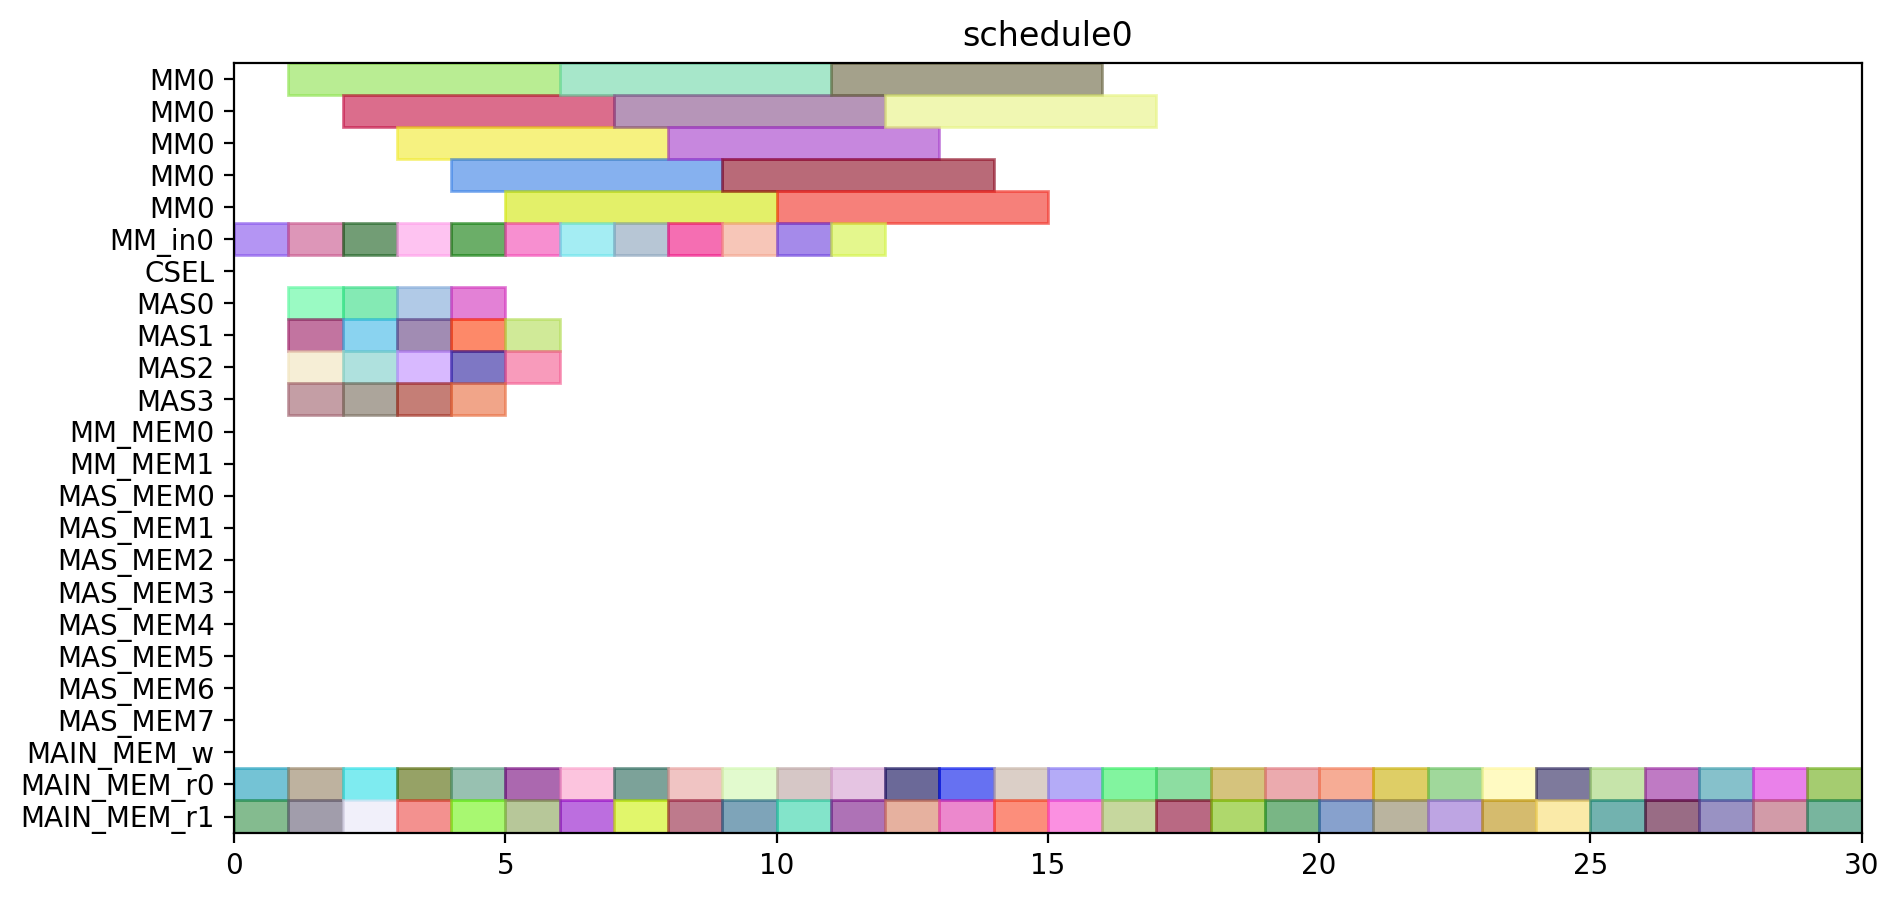

This figure's Python source:
from pyschedule import Scenario, solvers, plotters, alt


def solve():
	horizon = 90
	S = Scenario("schedule0", horizon=horizon)

	# resource
	MM = S.Resources('MM', num=1, size=5)
	MM_in = S.Resources('MM_in', num=1)
	CSEL = S.Resource('CSEL')
	MAS = S.Resources('MAS', num=4, size=1, periods=range(1, horizon))
	MM_MEM = S.Resources('MM_MEM', num=2)
	MAS_MEM = S.Resources('MAS_MEM', num=8)
	MAIN_MEM_w = S.Resource('MAIN_MEM_w', size=1)
	MAIN_MEM_r = S.Resources('MAIN_MEM_r', num=2)

	# result of previous scheduling

	# new tasks
	T1_t0 = S.Task('T1_t0', length=1, delay_cost=1)
	T1_t0 += alt(MAS)

	T1_t0_mem0 = S.Task('T1_t0_mem0', length=1, delay_cost=1)
	T1_t0_mem0 += MAIN_MEM_r[0]
	T1_t0_mem1 = S.Task('T1_t0_mem1', length=1, delay_cost=1)
	T1_t0_mem1 += MAIN_MEM_r[1]
	T1_t1 = S.Task('T1_t1', length=1, delay_cost=1)
	T1_t1 += alt(MAS)

	T1_t1_mem0 = S.Task('T1_t1_mem0', length=1, delay_cost=1)
	T1_t1_mem0 += MAIN_MEM_r[0]
	T1_t1_mem1 = S.Task('T1_t1_mem1', length=1, delay_cost=1)
	T1_t1_mem1 += MAIN_MEM_r[1]
	T1_t3_in = S.Task('T1_t3_in', length=1, delay_cost=1)
	T1_t3_in += alt(MM_in)
	T1_t3 = S.Task('T1_t3', length=5, delay_cost=1)
	T1_t3 += alt(MM)
	S += T1_t3>=T1_t3_in

	T1_t3_mem0 = S.Task('T1_t3_mem0', length=1, delay_cost=1)
	T1_t3_mem0 += MAIN_MEM_r[0]
	T1_t3_mem1 = S.Task('T1_t3_mem1', length=1, delay_cost=1)
	T1_t3_mem1 += MAIN_MEM_r[1]
	T2_t0_in = S.Task('T2_t0_in', length=1, delay_cost=1)
	T2_t0_in += alt(MM_in)
	T2_t0 = S.Task('T2_t0', length=5, delay_cost=1)
	T2_t0 += alt(MM)
	S += T2_t0>=T2_t0_in

	T2_t0_mem0 = S.Task('T2_t0_mem0', length=1, delay_cost=1)
	T2_t0_mem0 += MAIN_MEM_r[0]
	T2_t0_mem1 = S.Task('T2_t0_mem1', length=1, delay_cost=1)
	T2_t0_mem1 += MAIN_MEM_r[1]
	T2_t1_in = S.Task('T2_t1_in', length=1, delay_cost=1)
	T2_t1_in += alt(MM_in)
	T2_t1 = S.Task('T2_t1', length=5, delay_cost=1)
	T2_t1 += alt(MM)
	S += T2_t1>=T2_t1_in

	T2_t1_mem0 = S.Task('T2_t1_mem0', length=1, delay_cost=1)
	T2_t1_mem0 += MAIN_MEM_r[0]
	T2_t1_mem1 = S.Task('T2_t1_mem1', length=1, delay_cost=1)
	T2_t1_mem1 += MAIN_MEM_r[1]
	T2_t2 = S.Task('T2_t2', length=1, delay_cost=1)
	T2_t2 += alt(MAS)

	T2_t2_mem0 = S.Task('T2_t2_mem0', length=1, delay_cost=1)
	T2_t2_mem0 += MAIN_MEM_r[0]
	T2_t2_mem1 = S.Task('T2_t2_mem1', length=1, delay_cost=1)
	T2_t2_mem1 += MAIN_MEM_r[1]
	T2_t3 = S.Task('T2_t3', length=1, delay_cost=1)
	T2_t3 += alt(MAS)

	T2_t3_mem0 = S.Task('T2_t3_mem0', length=1, delay_cost=1)
	T2_t3_mem0 += MAIN_MEM_r[0]
	T2_t3_mem1 = S.Task('T2_t3_mem1', length=1, delay_cost=1)
	T2_t3_mem1 += MAIN_MEM_r[1]
	T3_t0_in = S.Task('T3_t0_in', length=1, delay_cost=1)
	T3_t0_in += alt(MM_in)
	T3_t0 = S.Task('T3_t0', length=5, delay_cost=1)
	T3_t0 += alt(MM)
	S += T3_t0>=T3_t0_in

	T3_t0_mem0 = S.Task('T3_t0_mem0', length=1, delay_cost=1)
	T3_t0_mem0 += MAIN_MEM_r[0]
	T3_t0_mem1 = S.Task('T3_t0_mem1', length=1, delay_cost=1)
	T3_t0_mem1 += MAIN_MEM_r[1]
	T3_t1_in = S.Task('T3_t1_in', length=1, delay_cost=1)
	T3_t1_in += alt(MM_in)
	T3_t1 = S.Task('T3_t1', length=5, delay_cost=1)
	T3_t1 += alt(MM)
	S += T3_t1>=T3_t1_in

	T3_t1_mem0 = S.Task('T3_t1_mem0', length=1, delay_cost=1)
	T3_t1_mem0 += MAIN_MEM_r[0]
	T3_t1_mem1 = S.Task('T3_t1_mem1', length=1, delay_cost=1)
	T3_t1_mem1 += MAIN_MEM_r[1]
	T3_t2 = S.Task('T3_t2', length=1, delay_cost=1)
	T3_t2 += alt(MAS)

	T3_t2_mem0 = S.Task('T3_t2_mem0', length=1, delay_cost=1)
	T3_t2_mem0 += MAIN_MEM_r[0]
	T3_t2_mem1 = S.Task('T3_t2_mem1', length=1, delay_cost=1)
	T3_t2_mem1 += MAIN_MEM_r[1]
	T3_t3 = S.Task('T3_t3', length=1, delay_cost=1)
	T3_t3 += alt(MAS)

	T3_t3_mem0 = S.Task('T3_t3_mem0', length=1, delay_cost=1)
	T3_t3_mem0 += MAIN_MEM_r[0]
	T3_t3_mem1 = S.Task('T3_t3_mem1', length=1, delay_cost=1)
	T3_t3_mem1 += MAIN_MEM_r[1]
	T4_t0_in = S.Task('T4_t0_in', length=1, delay_cost=1)
	T4_t0_in += alt(MM_in)
	T4_t0 = S.Task('T4_t0', length=5, delay_cost=1)
	T4_t0 += alt(MM)
	S += T4_t0>=T4_t0_in

	T4_t0_mem0 = S.Task('T4_t0_mem0', length=1, delay_cost=1)
	T4_t0_mem0 += MAIN_MEM_r[0]
	T4_t0_mem1 = S.Task('T4_t0_mem1', length=1, delay_cost=1)
	T4_t0_mem1 += MAIN_MEM_r[1]
	T4_t1_in = S.Task('T4_t1_in', length=1, delay_cost=1)
	T4_t1_in += alt(MM_in)
	T4_t1 = S.Task('T4_t1', length=5, delay_cost=1)
	T4_t1 += alt(MM)
	S += T4_t1>=T4_t1_in

	T4_t1_mem0 = S.Task('T4_t1_mem0', length=1, delay_cost=1)
	T4_t1_mem0 += MAIN_MEM_r[0]
	T4_t1_mem1 = S.Task('T4_t1_mem1', length=1, delay_cost=1)
	T4_t1_mem1 += MAIN_MEM_r[1]
	T4_t2 = S.Task('T4_t2', length=1, delay_cost=1)
	T4_t2 += alt(MAS)

	T4_t2_mem0 = S.Task('T4_t2_mem0', length=1, delay_cost=1)
	T4_t2_mem0 += MAIN_MEM_r[0]
	T4_t2_mem1 = S.Task('T4_t2_mem1', length=1, delay_cost=1)
	T4_t2_mem1 += MAIN_MEM_r[1]
	T4_t3 = S.Task('T4_t3', length=1, delay_cost=1)
	T4_t3 += alt(MAS)

	T4_t3_mem0 = S.Task('T4_t3_mem0', length=1, delay_cost=1)
	T4_t3_mem0 += MAIN_MEM_r[0]
	T4_t3_mem1 = S.Task('T4_t3_mem1', length=1, delay_cost=1)
	T4_t3_mem1 += MAIN_MEM_r[1]
	T5_t0 = S.Task('T5_t0', length=1, delay_cost=1)
	T5_t0 += alt(MAS)

	T5_t0_mem0 = S.Task('T5_t0_mem0', length=1, delay_cost=1)
	T5_t0_mem0 += MAIN_MEM_r[0]
	T5_t0_mem1 = S.Task('T5_t0_mem1', length=1, delay_cost=1)
	T5_t0_mem1 += MAIN_MEM_r[1]
	T5_t1 = S.Task('T5_t1', length=1, delay_cost=1)
	T5_t1 += alt(MAS)

	T5_t1_mem0 = S.Task('T5_t1_mem0', length=1, delay_cost=1)
	T5_t1_mem0 += MAIN_MEM_r[0]
	T5_t1_mem1 = S.Task('T5_t1_mem1', length=1, delay_cost=1)
	T5_t1_mem1 += MAIN_MEM_r[1]
	T5_t3_in = S.Task('T5_t3_in', length=1, delay_cost=1)
	T5_t3_in += alt(MM_in)
	T5_t3 = S.Task('T5_t3', length=5, delay_cost=1)
	T5_t3 += alt(MM)
	S += T5_t3>=T5_t3_in

	T5_t3_mem0 = S.Task('T5_t3_mem0', length=1, delay_cost=1)
	T5_t3_mem0 += MAIN_MEM_r[0]
	T5_t3_mem1 = S.Task('T5_t3_mem1', length=1, delay_cost=1)
	T5_t3_mem1 += MAIN_MEM_r[1]
	T6_t0_in = S.Task('T6_t0_in', length=1, delay_cost=1)
	T6_t0_in += alt(MM_in)
	T6_t0 = S.Task('T6_t0', length=5, delay_cost=1)
	T6_t0 += alt(MM)
	S += T6_t0>=T6_t0_in

	T6_t0_mem0 = S.Task('T6_t0_mem0', length=1, delay_cost=1)
	T6_t0_mem0 += MAIN_MEM_r[0]
	T6_t0_mem1 = S.Task('T6_t0_mem1', length=1, delay_cost=1)
	T6_t0_mem1 += MAIN_MEM_r[1]
	T6_t1_in = S.Task('T6_t1_in', length=1, delay_cost=1)
	T6_t1_in += alt(MM_in)
	T6_t1 = S.Task('T6_t1', length=5, delay_cost=1)
	T6_t1 += alt(MM)
	S += T6_t1>=T6_t1_in

	T6_t1_mem0 = S.Task('T6_t1_mem0', length=1, delay_cost=1)
	T6_t1_mem0 += MAIN_MEM_r[0]
	T6_t1_mem1 = S.Task('T6_t1_mem1', length=1, delay_cost=1)
	T6_t1_mem1 += MAIN_MEM_r[1]
	T6_t2 = S.Task('T6_t2', length=1, delay_cost=1)
	T6_t2 += alt(MAS)

	T6_t2_mem0 = S.Task('T6_t2_mem0', length=1, delay_cost=1)
	T6_t2_mem0 += MAIN_MEM_r[0]
	T6_t2_mem1 = S.Task('T6_t2_mem1', length=1, delay_cost=1)
	T6_t2_mem1 += MAIN_MEM_r[1]
	T6_t3 = S.Task('T6_t3', length=1, delay_cost=1)
	T6_t3 += alt(MAS)

	T6_t3_mem0 = S.Task('T6_t3_mem0', length=1, delay_cost=1)
	T6_t3_mem0 += MAIN_MEM_r[0]
	T6_t3_mem1 = S.Task('T6_t3_mem1', length=1, delay_cost=1)
	T6_t3_mem1 += MAIN_MEM_r[1]
	T7_t0_in = S.Task('T7_t0_in', length=1, delay_cost=1)
	T7_t0_in += alt(MM_in)
	T7_t0 = S.Task('T7_t0', length=5, delay_cost=1)
	T7_t0 += alt(MM)
	S += T7_t0>=T7_t0_in

	T7_t0_mem0 = S.Task('T7_t0_mem0', length=1, delay_cost=1)
	T7_t0_mem0 += MAIN_MEM_r[0]
	T7_t0_mem1 = S.Task('T7_t0_mem1', length=1, delay_cost=1)
	T7_t0_mem1 += MAIN_MEM_r[1]
	T7_t1_in = S.Task('T7_t1_in', length=1, delay_cost=1)
	T7_t1_in += alt(MM_in)
	T7_t1 = S.Task('T7_t1', length=5, delay_cost=1)
	T7_t1 += alt(MM)
	S += T7_t1>=T7_t1_in

	T7_t1_mem0 = S.Task('T7_t1_mem0', length=1, delay_cost=1)
	T7_t1_mem0 += MAIN_MEM_r[0]
	T7_t1_mem1 = S.Task('T7_t1_mem1', length=1, delay_cost=1)
	T7_t1_mem1 += MAIN_MEM_r[1]
	T7_t2 = S.Task('T7_t2', length=1, delay_cost=1)
	T7_t2 += alt(MAS)

	T7_t2_mem0 = S.Task('T7_t2_mem0', length=1, delay_cost=1)
	T7_t2_mem0 += MAIN_MEM_r[0]
	T7_t2_mem1 = S.Task('T7_t2_mem1', length=1, delay_cost=1)
	T7_t2_mem1 += MAIN_MEM_r[1]
	T7_t3 = S.Task('T7_t3', length=1, delay_cost=1)
	T7_t3 += alt(MAS)

	T7_t3_mem0 = S.Task('T7_t3_mem0', length=1, delay_cost=1)
	T7_t3_mem0 += MAIN_MEM_r[0]
	T7_t3_mem1 = S.Task('T7_t3_mem1', length=1, delay_cost=1)
	T7_t3_mem1 += MAIN_MEM_r[1]
	T8_t2 = S.Task('T8_t2', length=1, delay_cost=1)
	T8_t2 += alt(MAS)

	T8_t2_mem0 = S.Task('T8_t2_mem0', length=1, delay_cost=1)
	T8_t2_mem0 += MAIN_MEM_r[0]
	T8_t2_mem1 = S.Task('T8_t2_mem1', length=1, delay_cost=1)
	T8_t2_mem1 += MAIN_MEM_r[1]
	T9_t2 = S.Task('T9_t2', length=1, delay_cost=1)
	T9_t2 += alt(MAS)

	T9_t2_mem0 = S.Task('T9_t2_mem0', length=1, delay_cost=1)
	T9_t2_mem0 += MAIN_MEM_r[0]
	T9_t2_mem1 = S.Task('T9_t2_mem1', length=1, delay_cost=1)
	T9_t2_mem1 += MAIN_MEM_r[1]
	T10_t2 = S.Task('T10_t2', length=1, delay_cost=1)
	T10_t2 += alt(MAS)

	T10_t2_mem0 = S.Task('T10_t2_mem0', length=1, delay_cost=1)
	T10_t2_mem0 += MAIN_MEM_r[0]
	T10_t2_mem1 = S.Task('T10_t2_mem1', length=1, delay_cost=1)
	T10_t2_mem1 += MAIN_MEM_r[1]
	T11_t2 = S.Task('T11_t2', length=1, delay_cost=1)
	T11_t2 += alt(MAS)

	T11_t2_mem0 = S.Task('T11_t2_mem0', length=1, delay_cost=1)
	T11_t2_mem0 += MAIN_MEM_r[0]
	T11_t2_mem1 = S.Task('T11_t2_mem1', length=1, delay_cost=1)
	T11_t2_mem1 += MAIN_MEM_r[1]
	solvers.mip.solve(S,msg=1,kind='CPLEX',ratio_gap=1.01)

	solution = [['hoge']*len(S.solution()[1]) for i in range(len(S.solution()))]
	for i in range(len(S.solution())):
		for j in range(len(S.solution()[i])):
			solution[i][j]=str(S.solution()[i][j])
	print(solution)

	cycles = int(solution[-1][3])

	pic_file_name = "/home/mfukuda/ABE/multiRAM_multiMAS_16mux/scheduling_result/stage5MM1_stage1MAS4/EP2_LADDERMUL/schedule0.png"
	if(S.solution() != []):
		plotters.matplotlib.plot(S,img_filename=pic_file_name, show_task_labels=False, fig_size=(cycles*0.25+3, 5))

	return solution
